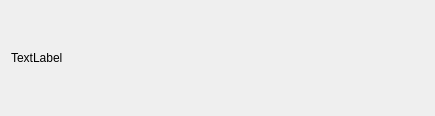
<?xml version="1.0" encoding="UTF-8"?>
<ui version="4.0">
 <class>DialogParallelClass</class>
 <widget class="QDialog" name="DialogParallelClass">
  <property name="geometry">
   <rect>
    <x>0</x>
    <y>0</y>
    <width>435</width>
    <height>116</height>
   </rect>
  </property>
  <property name="windowTitle">
   <string>DialogParallel</string>
  </property>
  <layout class="QVBoxLayout" name="verticalLayout">
   <item>
    <layout class="QHBoxLayout" name="horizontalLayout">
     <item>
      <widget class="QLabel" name="labelmovie">
       <property name="text">
        <string>TextLabel</string>
       </property>
      </widget>
     </item>
     <item>
      <widget class="QLabel" name="labeltext">
       <property name="text">
        <string/>
       </property>
      </widget>
     </item>
    </layout>
   </item>
  </layout>
 </widget>
 <layoutdefault spacing="6" margin="11"/>
 <resources/>
 <connections/>
</ui>
